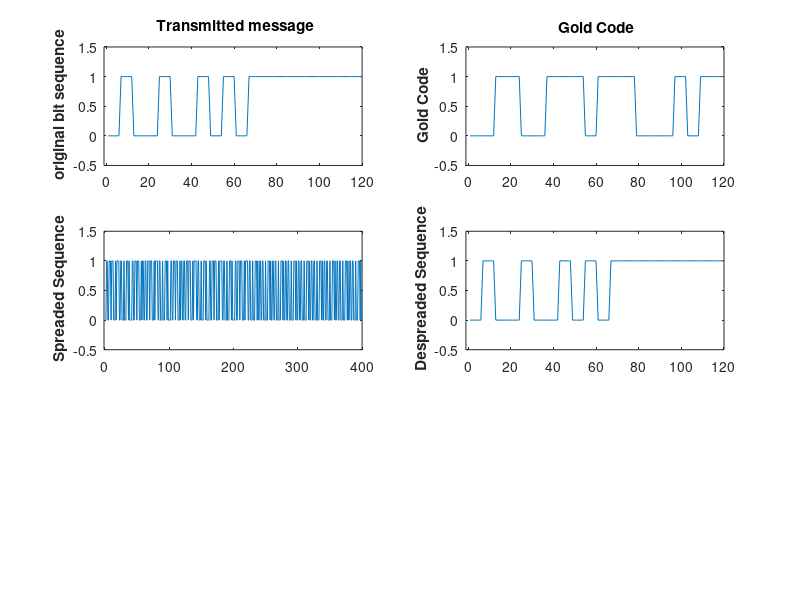
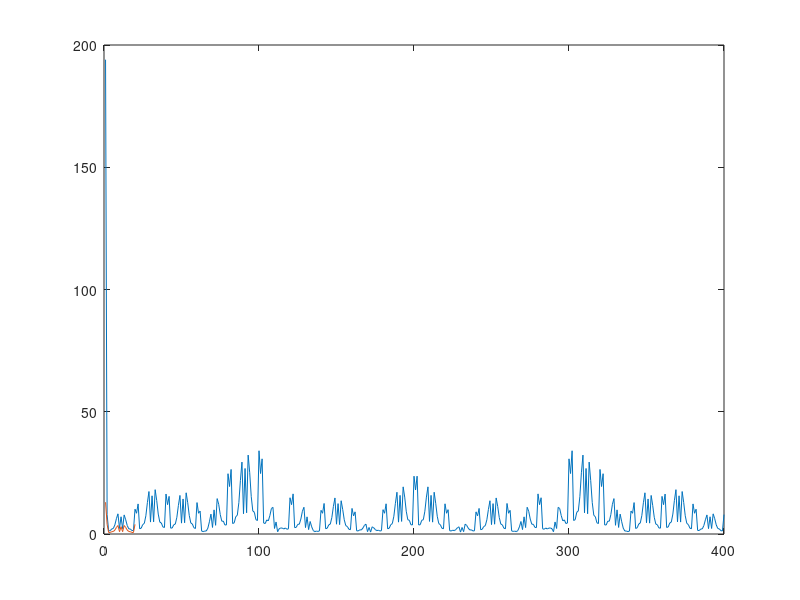

Source code (MATLAB) for these figures, in order:
clc
clear all
close all

b=round(rand(1,20));
pattern=[];
for k=1:20
    if(b(1,k)==0);
        sig=zeros(1,6);
    else
        sig=ones(1,6);
    end
    pattern=[pattern sig];
end

b1=b;
subplot(3,2,1);
plot(pattern)
axis([-1 120 -0.5 1.5]);
ylabel('\bf original bit sequence');
title('\bf Transmitted message');

% Generation of Gold code 1

G=20;
k=1;
seq1=randsrc(1,20,[0 1]);
pn1=[];
for j=1:G
    pn1=[pn1 seq1(1)];
    temp1=xor(seq1(4),seq1(1));
    temp2=xor(seq1(6),temp1);
    temp3=xor(seq1(7),temp2);
    temp4=xor(seq1(13),temp3);
    temp5=xor(seq1(19),temp4);
    for i=1:G-1
        seq1(i)=seq1(i+1);
    end
    seq1(20)=temp5;
end

% Generation of second gold code sequence
seq2=randsrc(1,20,[0 1]);
pn2=[];
for j=1:G
    pn2=[pn2 seq2(1)];
    temp1=xor(seq2(2),seq2(1));
    temp2=xor(seq2(3),temp1);
    temp3=xor(seq2(5),temp2);
    temp4=xor(seq2(7),temp3);
    temp5=xor(seq2(9),temp4);
    temp6=xor(seq2(10),temp5);
    temp7=xor(seq2(13),temp6);
    temp8=xor(seq2(14),temp7);
    temp9=xor(seq2(16),temp8);
    temp10=xor(seq2(17),temp9);
    temp11=xor(seq2(19),temp10);
    
    for i=1:G-1
        seq2(i)=seq2(i+1);
    end
    seq2(20)=temp11;
end

% Generation of gold code

code_matrix=[];
for codes=1:k
    code=[];
    for j=1:G
        code=[code xor(pn1(j),pn2(j))];
    end
    code_matrix=[code_matrix code'];
end
    
gold_1=code_matrix';
gold_code=gold_1;
pattern=[];
for K=1:20
    if gold_1(1,K)==0
        sig=zeros(1,6);
    else
        sig=ones(1,6);
    end
    pattern=[pattern sig];
end

gold= pattern;

subplot(3,2,2);
plot(gold);
axis([-1 120 -.5 1.5]);
ylabel('\bf Gold Code');
title('\bf Gold Code');

% Spreading the pattern with the gold code

k=1;
for i=1:20
    for j=1:20
        spread(1,k)=xor(b1(1,i),gold_1(1,j));
        k=k+1;
    end
end
spread;
subplot(3,2,3);
plot(spread);
axis([-1 400 -0.5 1.5]);
ylabel('\bf Spreaded Sequence');

% Demodulation

gold_1inv=xor(1,gold_1);
i=1;
k=1;
while k<400
    s=0;
    for j=1:20
        temp(1,j)=xor(spread(1,k),gold_1(1,j));
        k=k+1;
        s=s+temp(1,j);
    end
    if(s==0)
        b2(1,i)=0;
    else
        b2(1,i)=1;
    end
    i=i+1;
end

despreaded_signal=b2;

pattern=[];
for k=1:20
    if b2(1,k)==0
        sig=zeros(1,6);
    else
        sig=ones(1,6);
    end
    pattern=[pattern sig];
end
subplot(3,2,4);
plot(pattern);
axis([-1 120 -0.5 1.5]);
ylabel('\bf Despreaded Sequence');

%plot the fft of the dsss signal


figure
plot([1:400],abs(fft(spread)),[1:20],abs(fft(b2)))